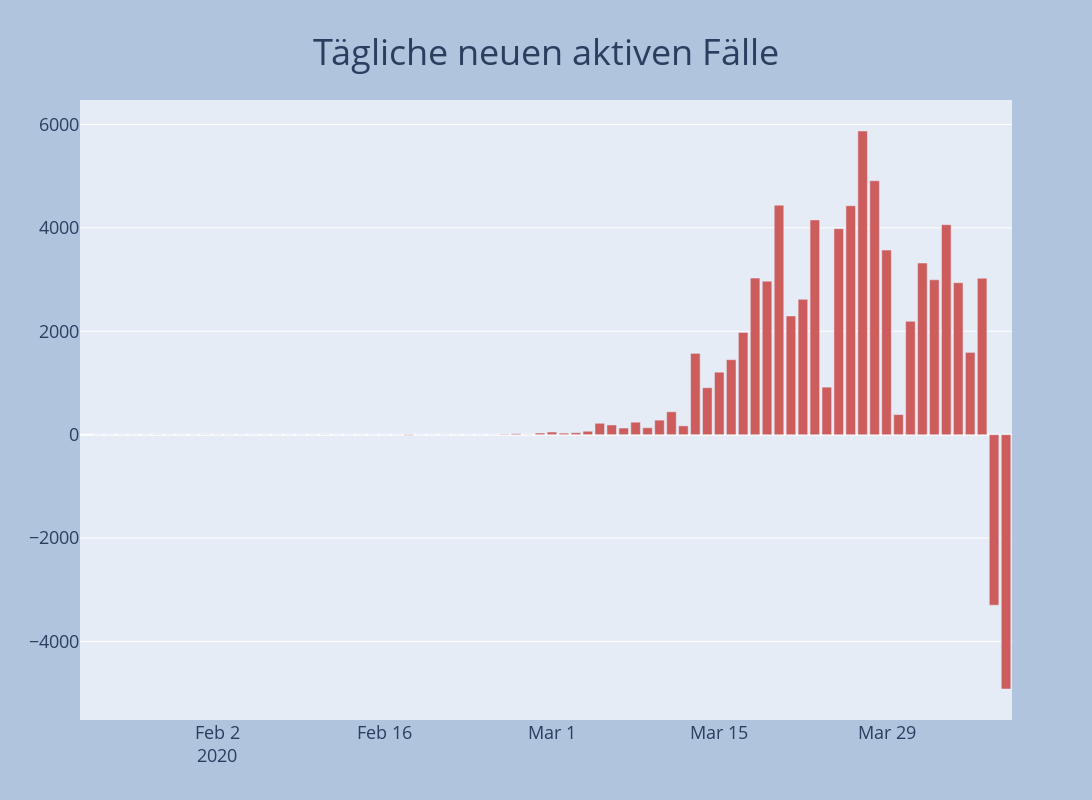

Notebook cell for this chart:
### Code cell
fig = go.Figure()
fig.add_trace(go.Bar(x=df.datum, y=df.neu_aktiv, marker_color='indianred'))
fig = plot_layout(fig, 'Tägliche neuen aktiven Fälle')
fig.show()
